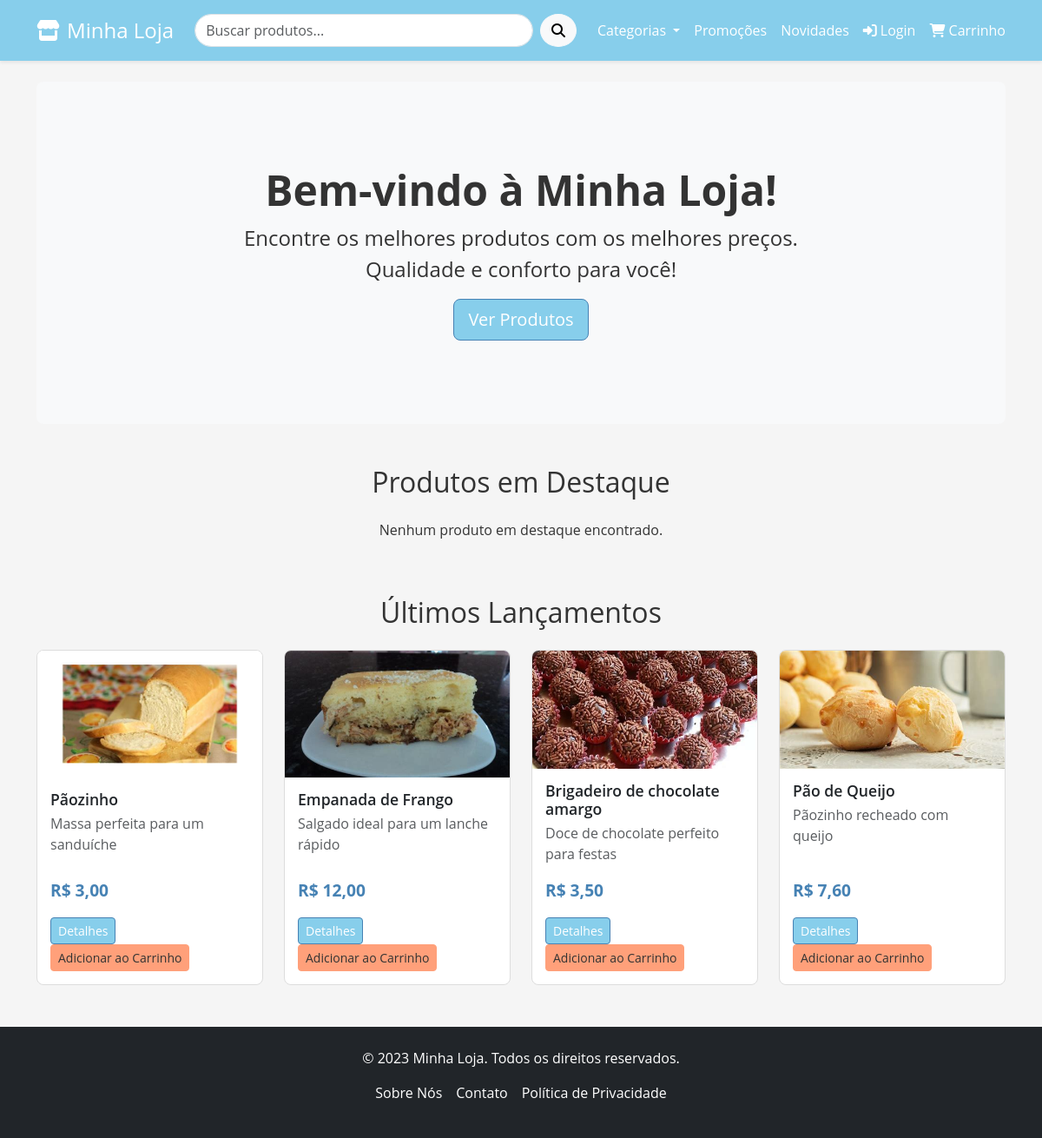
The page / on the database its author committed.
### products/models.py (models this page shows, shortened)
class Product(models.Model):
    sku = models.CharField(max_length=5, unique=True, default=generate_sku, verbose_name="SKU")
    name = models.CharField(max_length=255, verbose_name="Nome do Produto")
    categories = models.ManyToManyField(Category, related_name='products', verbose_name="Categorias")
    quantity = models.IntegerField(default=0, verbose_name="Quantidade em Estoque")
    price = models.DecimalField(max_digits=10, decimal_places=2, verbose_name="Preço")
    description = models.TextField(null=True, blank=True, verbose_name="Descrição Completa")
    short_description = models.CharField(max_length=150, verbose_name="Descrição Curta")
    priority = models.IntegerField(default=1, verbose_name="Prioridade de Exibição")
    created_at = models.DateTimeField(auto_now_add=True, verbose_name="Data de Cadastro")
    updated_at = models.DateTimeField(auto_now=True, verbose_name="Última Atualização")
    is_active = models.BooleanField(default=True, verbose_name="Ativo")
    image = models.ImageField(upload_to='products/', null=True, blank=True, verbose_name="Imagem do Produto")
    slug = models.SlugField(max_length=255, unique=True, blank=True)
    class Meta:
        verbose_name = "Produto"
        verbose_name_plural = "Produtos"
        ordering = ['priority', 'name'] # Ordenação padrão
    @property
    def is_in_stock(self):
        return self.quantity > 0

### core/views.py (the view)
# urls.py: path('', views.home_view, name='home'),
def home_view(request):
    featured_products = Product.objects.filter(is_active=True, priority__lt=5).order_by('priority', '-created_at')[:8]
    latest_products = Product.objects.filter(is_active=True).order_by('-created_at')[:8]
    promotional_products = Product.objects.filter(is_active=True, price__lt=100).order_by('?')[:8] # Exemplo simples
    context = {
        'featured_products': featured_products,
        'latest_products': latest_products,
        'promotional_products': promotional_products,
    }
    return render(request, 'core/home.html', context)

### carts/context_processors.py (called while the page is built)
def cart_items_count(request):
    cart_item_count = 0
    if request.user.is_authenticated:
        try:
            cart = Cart.objects.get(customer=request.user)
            cart_item_count = cart.total_items
        except Cart.DoesNotExist:
            pass
    return {'cart_item_count': cart_item_count}

### products/context_processors.py (called while the page is built)
def categories_menu(request):
    categories = Category.objects.filter(parent__isnull=True).order_by('name')
    return {'categories': categories}

### core/templates/core/home.html (shortened to what this page needs)
{% extends 'base.html' %}
{% load static %}
{% block content %}
    <div class="p-5 mb-4 bg-light rounded-3 text-center">
        <div class="container-fluid py-5">
            <h1 class="display-5 fw-bold">Bem-vindo à Minha Loja!</h1>
            <p class="col-md-8 fs-4 mx-auto">Encontre os melhores produtos com os melhores preços. Qualidade e conforto para você!</p>
            <a href="{% url 'product_list' %}" class="btn btn-primary btn-lg">Ver Produtos</a>
        </div>
    </div>
    <section class="my-5">
        <h2 class="text-center mb-4">Produtos em Destaque</h2>
        <div class="row row-cols-1 row-cols-md-2 row-cols-lg-4 g-4">
            {% for product in featured_products %}
                <div class="col">
                    <div class="card h-100 product-card">
                        {% if product.image %}
                            <img src="{{ product.image.url }}" class="card-img-top" alt="{{ product.name }}">
                        {% else %}
                            <img src="{% static 'images/placeholder_product.png' %}" class="card-img-top" alt="Sem Imagem">
                        {% endif %}
                        <div class="card-body d-flex flex-column">
                            <h5 class="card-title">{{ product.name }}</h5>
                            <p class="card-text text-muted">{{ product.short_description }}</p>
                            <div class="mt-auto">
                                <p class="product-price">R$ {{ product.price|floatformat:2 }}</p>
                                <a href="{% url 'product_detail' product.slug %}" class="btn btn-sm btn-primary">Detalhes</a>
                                <form action="{% url 'add_to_cart' product.sku %}" method="post" class="d-inline">
                                    {% csrf_token %}
                                    <input type="hidden" name="quantity" value="1">
                                    <button type="submit" class="btn btn-sm btn-accent {% if not product.is_in_stock %}disabled{% endif %}"
                                            {% if not product.is_in_stock %}aria-disabled="true"{% endif %}>
                                        {% if product.is_in_stock %}Adicionar ao Carrinho{% else %}Esgotado{% endif %}
                                    </button>
                                </form>
                            </div>
                        </div>
                    </div>
                </div>
            {% empty %}
                <p class="text-center w-100">Nenhum produto em destaque encontrado.</p>
            {% endfor %}
        </div>
    </section>
    <section class="my-5">
        <h2 class="text-center mb-4">Últimos Lançamentos</h2>
        <div class="row row-cols-1 row-cols-md-2 row-cols-lg-4 g-4">
            {% for product in latest_products %}
                 <div class="col">
                    <div class="card h-100 product-card">
                        {% if product.image %}
                            <img src="{{ product.image.url }}" class="card-img-top" alt="{{ product.name }}">
                        {% else %}
                            <img src="{% static 'images/placeholder_product.png' %}" class="card-img-top" alt="Sem Imagem">
                        {% endif %}
                        <div class="card-body d-flex flex-column">
                            <h5 class="card-title">{{ product.name }}</h5>
                            <p class="card-text text-muted">{{ product.short_description }}</p>
                            <div class="mt-auto">
                                <p class="product-price">R$ {{ product.price|floatformat:2 }}</p>
                                <a href="{% url 'product_detail' product.slug %}" class="btn btn-sm btn-primary">Detalhes</a>
                                <form action="{% url 'add_to_cart' product.sku %}" method="post" class="d-inline">
                                    <button type="submit" class="btn btn-sm btn-accent {% if not product.is_in_stock %}disabled{% endif %}"
                                            {% if not product.is_in_stock %}aria-disabled="true"{% endif %}>
                                        {% if product.is_in_stock %}Adicionar ao Carrinho{% else %}Esgotado{% endif %}
                                    </button>
                                </form>
                            </div>
                        </div>
                    </div>
                </div>
            {% empty %}
                <p class="text-center w-100">Nenhum lançamento encontrado.</p>
            {% endfor %}
        </div>
    </section>
{% endblock %}

### templates/base.html (shortened to what this page needs)
<!DOCTYPE html>
<html lang="pt-br">
<head>
    <link href="https://cdn.jsdelivr.net/npm/bootstrap@5.3.3/dist/css/bootstrap.min.css" rel="stylesheet">
    <link rel="stylesheet" href="https://cdnjs.cloudflare.com/ajax/libs/font-awesome/6.5.2/css/all.min.css" />
    {% load static %}
    <link rel="stylesheet" href="{% static 'css/style.css' %}">
</head>
<body>
    <header class="bg-primary text-white py-3 shadow-sm">
        <div class="container d-flex justify-content-between align-items-center">
            <a href="{% url 'home' %}" class="text-white text-decoration-none h4 mb-0">
                <i class="fa-solid fa-store me-2"></i>Minha Loja
            </a>
            <div class="d-flex align-items-center flex-grow-1 mx-4">
                <form action="{% url 'product_list' %}" method="get" class="d-flex w-100">
                    <input type="search" name="q" class="form-control rounded-pill" placeholder="Buscar produtos...">
                    <button type="submit" class="btn btn-light ms-2 rounded-circle"><i class="fa-solid fa-magnifying-glass"></i></button>
                </form>
            </div>
            <nav>
                <ul class="list-unstyled d-flex align-items-center mb-0">
                    <li class="nav-item dropdown me-3">
                        <a class="nav-link text-white dropdown-toggle" href="#" id="navbarDropdown" role="button" data-bs-toggle="dropdown" aria-expanded="false">
                            Categorias
                        </a>
                    </li>
                    <li class="nav-item me-3">
                        <a href="{% url 'product_list' %}?promo=true" class="nav-link text-white">Promoções</a>
                    </li>
                    <li class="nav-item me-3">
                        <a href="{% url 'product_list' %}?sort=newest" class="nav-link text-white">Novidades</a>
                    </li>
                    <li class="nav-item me-3">
                        {% if user.is_authenticated %}
                            <a href="{% url 'customer_dashboard' %}" class="nav-link text-white">
                                <i class="fa-solid fa-user me-1"></i>Minha Conta
                            </a>
                        {% else %}
                            <a href="{% url 'login' %}" class="nav-link text-white">
                                <i class="fa-solid fa-right-to-bracket me-1"></i>Login
                            </a>
                        {% endif %}
                    </li>
                    <li class="nav-item">
                        <a href="{% url 'cart_detail' %}" class="nav-link text-white position-relative">
                            <i class="fa-solid fa-cart-shopping"></i> Carrinho
                        </a>
                    </li>
                </ul>
            </nav>
        </div>
    </header>
    <main class="container my-4">
        {% block content %}{% endblock %}
    </main>
    <footer class="bg-dark text-white py-4 mt-5">
        <div class="container text-center">
            <p>&copy; 2023 Minha Loja. Todos os direitos reservados.</p>
            <ul class="list-unstyled d-flex justify-content-center">
                <li class="mx-2"><a href="#" class="text-white text-decoration-none">Sobre Nós</a></li>
                <li class="mx-2"><a href="#" class="text-white text-decoration-none">Contato</a></li>
                <li class="mx-2"><a href="#" class="text-white text-decoration-none">Política de Privacidade</a></li>
            </ul>
        </div>
    </footer>
</body>
</html>

### static/css/style.css (style rules this page uses)
:root { --primary-color: #87CEEB; --primary-dark: #4682B4; --accent-color: #FFA07A; --text-dark: #333333; --text-light: #F8F8F8; --bg-light: #FFFFFF; --bg-light-alt: #F5F5F5; }
body { font-family: 'Open Sans', sans-serif; color: var(--text-dark); background-color: var(--bg-light-alt); }
.bg-primary { background-color: var(--primary-color) !important; }
.btn-primary { background-color: var(--primary-color); border-color: var(--primary-dark); }
.btn-accent { background-color: var(--accent-color); border-color: var(--accent-color); color: var(--text-dark); }
.product-card { border: 1px solid #ddd; border-radius: 8px; overflow: hidden; transition: transform 0.2s; background-color: var(--bg-light); }
.product-card img { max-height: 200px; object-fit: contain; width: 100%; }
.product-card .card-body { padding: 15px; }
.product-card .card-title { font-size: 1.1em; font-weight: 600; margin-bottom: 5px; }
.product-card .product-price { font-size: 1.2em; font-weight: bold; color: var(--primary-dark); }
.form-control { border-radius: 0.5rem; }

### rows shown on the page
Product: image (picture), name "Pãozinho", short_description "Massa perfeita para um sanduíche", price "3,00", quantity "Adicionar ao Carrinho"
Product: image (picture), name "Empanada de Frango", short_description "Salgado ideal para um lanche rápido", price "12,00", quantity "Adicionar ao Carrinho"
Product: image (picture), name "Brigadeiro de chocolate amargo", short_description "Doce de chocolate perfeito para festas", price "3,50", quantity "Adicionar ao Carrinho"
Product: image (picture), name "Pão de Queijo", short_description "Pãozinho recheado com queijo", price "7,60", quantity "Adicionar ao Carrinho"
